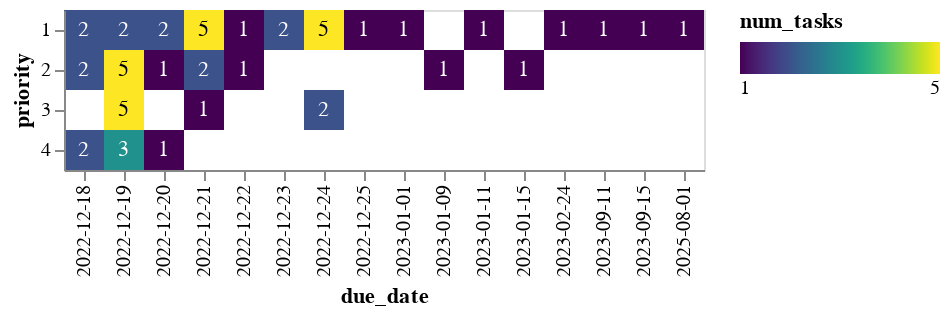

Source (notebook cell):
### Code cell
heatmap + text

### Figure 1 — Vega-Lite specification as saved in the notebook (floating-point values rounded to 4 significant figures)
{"config": {"view": {"continuousWidth": 400, "continuousHeight": 300}}, "layer": [{"mark": "rect", "encoding": {"color": {"type": "quantitative", "field": "num_tasks", "legend": {"direction": "horizontal"}, "scale": {"scheme": "viridis"}}, "x": {"type": "nominal", "field": "due_date", "scale": {"paddingInner": 0}}, "y": {"type": "nominal", "field": "priority", "scale": {"paddingInner": 0}}}, "transform": [{"aggregate": [{"op": "count", "as": "num_tasks"}], "groupby": ["priority", "due_date"]}]}, {"mark": {"type": "text", "baseline": "middle"}, "encoding": {"color": {"condition": {"value": "black", "test": "(datum.num_tasks > 4)"}, "value": "white"}, "text": {"type": "quantitative", "field": "num_tasks"}, "x": {"type": "nominal", "field": "due_date", "scale": {"paddingInner": 0}}, "y": {"type": "nominal", "field": "priority", "scale": {"paddingInner": 0}}}, "transform": [{"aggregate": [{"op": "count", "as": "num_tasks"}], "groupby": ["priority", "due_date"]}]}], "data": {"name": "data-6c114d32c053ead0f8686a748795974a"}, "$schema": "https://vega.github.io/schema/vega-lite/v4.8.1.json", "datasets": {"data-6c114d32c053ead0f8686a748795974a": [{"priority": "1", "due_date": "2022-12-21"}, {"priority": "1", "due_date": "2022-12-21"}, {"priority": "1", "due_date": "2022-12-21"}, {"priority": "1", "due_date": "2022-12-23"}, {"priority": "1", "due_date": "2022-12-24"}, {"priority": "1", "due_date": "2025-08-01"}, {"priority": "1", "due_date": "2023-09-15"}, {"priority": "1", "due_date": "2022-12-24"}, {"priority": "1", "due_date": "2022-12-21"}, {"priority": "2", "due_date": "2022-12-18"}, {"priority": "3", "due_date": "2022-12-24"}, {"priority": "1", "due_date": "2023-09-11"}, {"priority": "2", "due_date": "2022-12-19"}, {"priority": "3", "due_date": "2022-12-19"}, {"priority": "2", "due_date": "2023-01-15"}, {"priority": "2", "due_date": "2023-01-09"}, {"priority": "3", "due_date": "2022-12-21"}, {"priority": "2", "due_date": "2022-12-21"}, {"priority": "2", "due_date": "2022-12-22"}, {"priority": "2", "due_date": "2022-12-19"}, {"priority": "1", "due_date": "2022-12-22"}, {"priority": "1", "due_date": "2022-12-19"}, {"priority": "1", "due_date": "2023-02-24"}, {"priority": "1", "due_date": "2022-12-24"}, {"priority": "2", "due_date": "2022-12-19"}, {"priority": "3", "due_date": "2022-12-24"}, {"priority": "1", "due_date": "2023-01-01"}, {"priority": "1", "due_date": "2022-12-23"}, {"priority": "1", "due_date": "2022-12-25"}, {"priority": "1", "due_date": "2022-12-20"}, {"priority": "2", "due_date": "2022-12-21"}, {"priority": "3", "due_date": "2022-12-19"}, {"priority": "1", "due_date": "2022-12-20"}, {"priority": "1", "due_date": "2022-12-21"}, {"priority": "1", "due_date": "2022-12-18"}, {"priority": "4", "due_date": "2022-12-19"}, {"priority": "1", "due_date": "2022-12-19"}, {"priority": "2", "due_date": "2022-12-18"}, {"priority": "2", "due_date": "2022-12-19"}, {"priority": "3", "due_date": "2022-12-19"}, {"priority": "3", "due_date": "2022-12-19"}, {"priority": "2", "due_date": "2022-12-19"}, {"priority": "2", "due_date": "2022-12-20"}, {"priority": "4", "due_date": "2022-12-20"}, {"priority": "4", "due_date": "2022-12-19"}, {"priority": "3", "due_date": "2022-12-19"}, {"priority": "1", "due_date": "2022-12-24"}, {"priority": "1", "due_date": "2022-12-24"}, {"priority": "4", "due_date": "2022-12-18"}, {"priority": "4", "due_date": "2022-12-19"}, {"priority": "1", "due_date": "2022-12-18"}, {"priority": "4", "due_date": "2022-12-18"}, {"priority": "1", "due_date": "2023-01-11"}]}}
